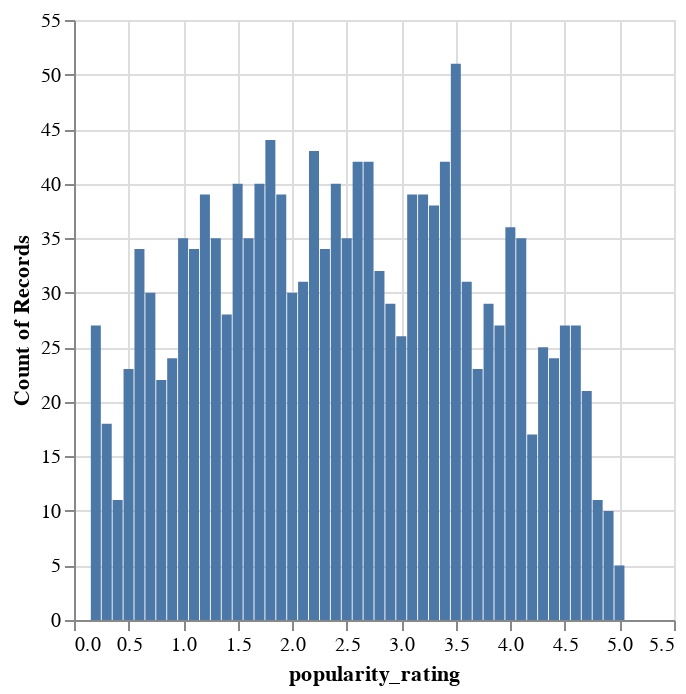

Here is the notebook cell this chart was saved with:
### Code cell
histogram = alt.Chart(combined_details).mark_bar().encode(
    x = alt.X("popularity_rating"),
    y = alt.Y("count()")
)
histogram

### Figure 1 — Vega-Lite specification as saved in the notebook (floating-point values rounded to 4 significant figures; data arrays with more than 128 entries replaced by an {"elided": "..."} marker saying what was removed)
{"config": {"view": {"continuousWidth": 300, "continuousHeight": 300}}, "data": {"name": "data-5f8e9518bf36059ebe3a6db67a679f72"}, "mark": {"type": "bar"}, "encoding": {"x": {"field": "popularity_rating", "type": "quantitative"}, "y": {"aggregate": "count", "type": "quantitative"}}, "$schema": "https://vega.github.io/schema/vega-lite/v5.8.0.json", "datasets": {"data-5f8e9518bf36059ebe3a6db67a679f72": {"elided": "1500 records"}}}
